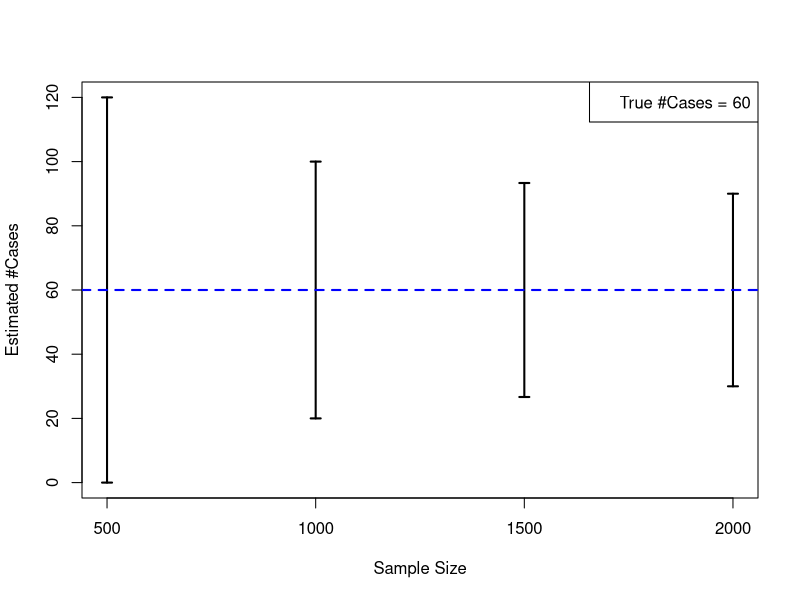

Here is the R script that generated this plot:
## ---- chunk 1
knitr::opts_chunk$set(echo = TRUE)
## ---- chunk 2
get_pool_fraction <- function(pool_size, prob_positive) {
  1 / pool_size + 1 - (1 - prob_positive)^pool_size
}
get_pool_tests <- function(n, pool_size, prob_positive) {
  round(n * get_pool_fraction(pool_size, prob_positive))
}
## ---- chunk 3
N <- 20000
cases <- (2:10) * 10 
prevalence <- 100 * cases / N
n_tests <- round((20000 + 1) / (cases + 1))
foo <- as.data.frame(cbind(cases, prevalence, n_tests))
knitr::kable(foo, col.names = c('#Cases ($C$)', 'Prevalence (%)', 'Expected #Samples'),
             caption = 'Expected number of samples before the first positive result under random sampling without replacement from a population of size 20,000.')
## ---- chunk 4
get_est_range <- function(sample_size, Npositive, popn_size = 20000, alpha = 0.2) {
  Plower <- qhyper(alpha / 2, Npositive, popn_size - Npositive, sample_size)
  Pupper <- qhyper(1 - alpha / 2, Npositive, popn_size - Npositive, sample_size)
  Elower <- popn_size * Plower / sample_size
  Eupper <- popn_size * Pupper / sample_size
  return(c(floor(Elower), ceiling(Eupper)))
}
plot_est_range <- function(sample_size, Npositive, popn_size = 20000, alpha = 0.2) {
# vectorized over sample_size
  Plower <- qhyper(alpha / 2, Npositive, popn_size - Npositive, sample_size)
  Pupper <- qhyper(1 - alpha / 2, Npositive, popn_size - Npositive, sample_size)
  Elower <- popn_size * Plower / sample_size
  Eupper <- popn_size * Pupper / sample_size
  matplot(sample_size, cbind(Elower, Eupper),
          xlab = 'Sample Size', ylab = 'Estimated #Cases',
          main = '', pch = '')
  arrows(sample_size, Elower, sample_size, Eupper, length = 0.05,
         angle = 90, code = 3, lwd = 2)
  abline(h = Npositive, lty = 2, col = 'blue', lwd = 2)
  title1 <- 'True #Cases = '
  title2 <- bquote(.(Npositive))
  mytitle <- paste0(title1, title2)
  legend('topright', legend = mytitle)
}
## ---- chunk 5
plot_est_range(c(500, 1000, 1500, 2000), 60)
## ---- chunk 6
get_power <- function(n, p, p0, N = 20000, alpha = 0.1) {
  finite_correct <- (N - n) / (N - 1) # finite popn correction
  mu <- (p - p0) / sqrt(finite_correct * p0 * (1 - p0) /n)
  s <- sqrt(p * (1 - p) / (p0 * (1 - p0)))
  alpha <- 0.1
  critical_value <- qnorm(0.9)
  return(1 - pnorm(critical_value, mu, s))
}
## ---- chunk 7
p1 <- 20/20000
p2 <- 100/20000
k <- 6
c(1 / k + 1 - (1 - p1)^k, 1 / k + 1 - (1 - p2)^k)
